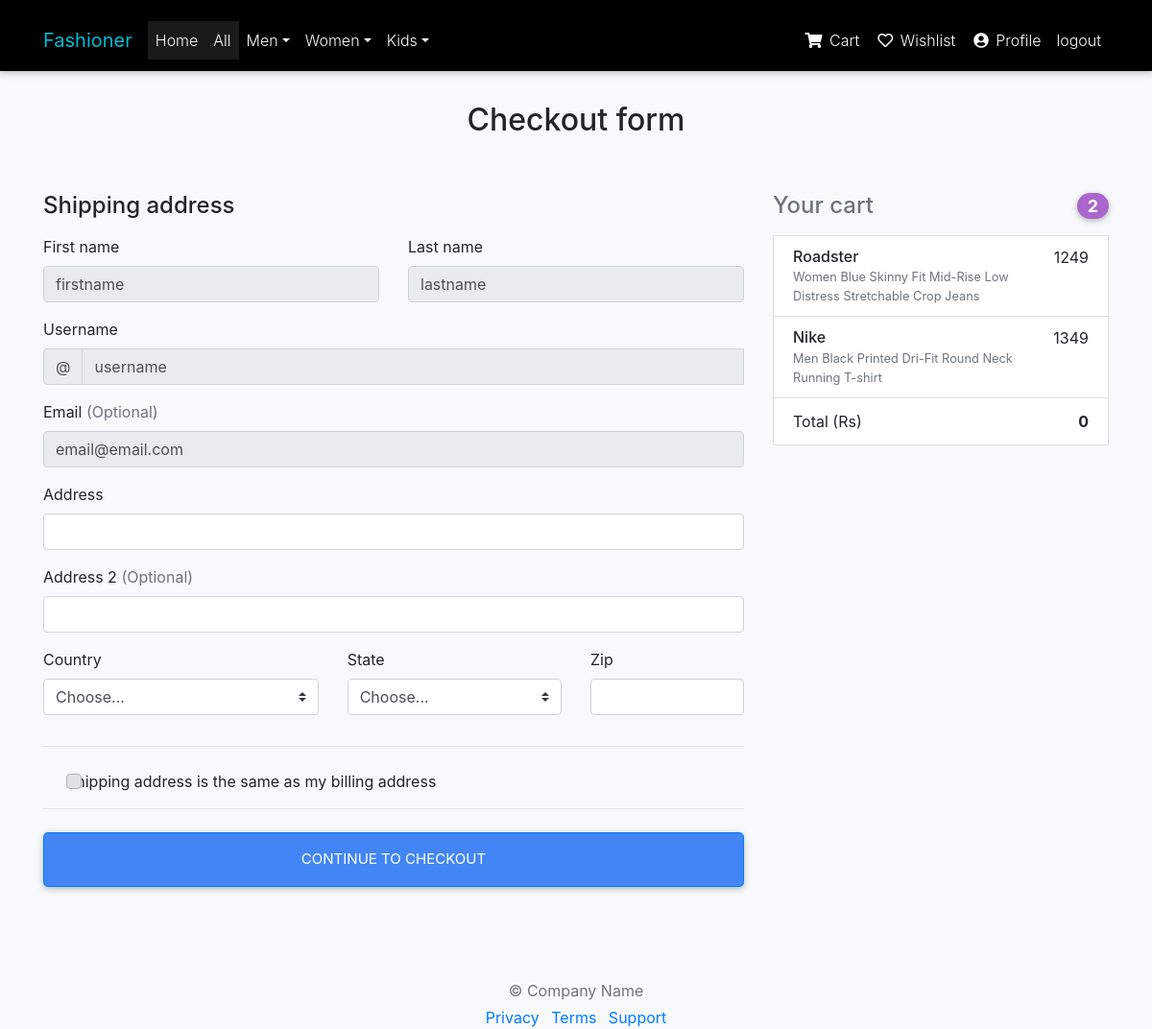
Screenshot of /home/checkout (signed in) with the database file from the repository.
### FashionerMain/models.py (models this page shows)
class Cart(models.Model):
    user = models.ForeignKey(User, on_delete=models.CASCADE)
    product = models.ForeignKey(Product, on_delete=models.DO_NOTHING)
    quantity = models.IntegerField(default=1)
    size = models.CharField(choices=SIZE_CHOISES, max_length=3, default="")
    price = models.IntegerField(default=0)
    ordered = models.BooleanField(default=False)

class Product(models.Model):
    product_name = models.CharField(max_length=100)
    tagline = models.CharField(max_length=100, default="")
    price = models.IntegerField(default=0)
    image1 = models.CharField(max_length = 1000, default="")
    image2 = models.CharField(max_length = 1000, default="")
    image3 = models.CharField(max_length = 1000, default="")
    category = models.ForeignKey(Category, on_delete=models.DO_NOTHING, default="")
    description = models.CharField(max_length = 1000, default="")
    sizes = MultiSelectField(choices = SIZE_CHOISES, default="")

### FashionerMain/views.py (the view)
# urls.py: path('checkout', views.checkout, name='checkout'),
def checkout(request):
    user = request.user
    items = Cart.objects.filter(user = user)
    length = len(items)
    total = 0
    for item in items:
        if(item.ordered == False):
            total = total + item.price
    context = {
        'user': user,
        'items': items,
        'length': length,
        'total': total,
        'men': men,
        'women': women,
        'girls': girls,
        'boys': boys,
    }
    return render(request, "checkout-page.html", context)

### templates/checkout-page.html (shortened to what this page needs)
{% load static %}
<!DOCTYPE html>
<html lang="en"><head><meta http-equiv="Content-Type" content="text/html; charset=UTF-8">
    <link href="{% static 'Checkout example for Bootstrap_files/bootstrap.min.css'%}" rel="stylesheet">
    <link href="{% static 'Checkout example for Bootstrap_files/form-validation.css'%}" rel="stylesheet">
    <link rel="stylesheet" href="https://use.fontawesome.com/releases/v5.11.2/css/all.css">
    <link href="{% static 'css/bootstrap.min.css' %}" rel="stylesheet">
    <link href="{% static 'css/mdb.min.css' %}" rel="stylesheet">
    <link href="{% static 'css/style.min.css' %}" rel="stylesheet">
    </head>
  <body class="bg-light" data-new-gr-c-s-check-loaded="14.997.0" data-gr-ext-installed="">
    {% include "navbar.html" %}
    <div class="container">
    <br><br>
      <div class="py-5 text-center">
        <h2>Checkout form</h2>
      </div>
      <div class="row">
        <div class="col-md-4 order-md-2 mb-4">
          <h4 class="d-flex justify-content-between align-items-center mb-3">
            <span class="text-muted">Your cart</span>
            <span class="badge badge-secondary badge-pill">{{length}}</span>
          </h4>
          <ul class="list-group mb-3">
          {% for item in items %}
            <li class="list-group-item d-flex justify-content-between lh-condensed">
              <div>
                <h6 class="my-0">{{ item.product.product_name }}</h6>
                <small class="text-muted">{{ item.product.tagline }}</small>
              </div>
              <span class="my-0">{{ item.product.price }}</span>
            </li>
          {% endfor %}
            <li class="list-group-item d-flex justify-content-between">
              <span>Total (Rs)</span>
              <strong>{{ total }}</strong>
            </li>
          </ul>
        </div>
        <div class="col-md-8 order-md-1">
          <h4 class="mb-3">Shipping address</h4>
          <form class="needs-validation" novalidate="" action="placeorder" method="POST">
            <div class="row">
              <div class="col-md-6 mb-3">
                <label for="firstName">First name</label>
                <input type="text" class="form-control" id="firstName" placeholder="" value="{{ user.first_name }}" disabled>
              </div>
              <div class="col-md-6 mb-3">
                <label for="lastName">Last name</label>
                <input type="text" class="form-control" id="lastName" placeholder="" value="{{ user.last_name }}" disabled>
              </div>
            </div>
            <div class="mb-3">
              <label for="username">Username</label>
              <div class="input-group">
                <div class="input-group-prepend">
                  <span class="input-group-text">@</span>
                </div>
                <input type="text" class="form-control" id="username" placeholder="Username" value="{{ user.username }}" disabled>
              </div>
            </div>
            <div class="mb-3">
              <label for="email">Email <span class="text-muted">(Optional)</span></label>
              <input type="email" class="form-control" id="email" name="email" placeholder="" value="{{ user.email }}" disabled>
            </div>
            <div class="mb-3">
              <label for="address">Address</label>
              <input type="text" class="form-control" id="address" name="address" placeholder="" required>
            </div>
            <div class="mb-3">
              <label for="address2">Address 2 <span class="text-muted">(Optional)</span></label>
              <input type="text" class="form-control" id="address2" name="address2" placeholder="">
            </div>
            <div class="row">
              <div class="col-md-5 mb-3">
                <label for="country">Country</label>
                <select class="custom-select d-block w-100" id="country" name="country" required>
                  <option value="">Choose...</option>
                </select>
              </div>
              <div class="col-md-4 mb-3">
                <label for="state">State</label>
                <select class="custom-select d-block w-100" id="state" name="state" required>
                  <option value="">Choose...</option>
                </select>
              </div>
              <div class="col-md-3 mb-3">
                <label for="zip">Zip</label>
                <input type="text" class="form-control" id="zip" name="pincode" required>
              </div>
            </div>
            <hr class="mb-4">
            <div class="custom-control custom-checkbox">
              <label class="custom-control-label" for="same-address">Shipping address is the same as my billing address</label>
            </div>
            <hr class="mb-4">
            <button class="btn btn-primary btn-lg btn-block" type="submit">Continue to checkout</button>
          </form>
        </div>
      </div>
      <footer class="my-5 pt-5 text-muted text-center text-small">
        <p class="mb-1">© Company Name</p>
        <ul class="list-inline">
          <li class="list-inline-item"><a href="https://getbootstrap.com/docs/4.0/examples/checkout/#">Privacy</a></li>
          <li class="list-inline-item"><a href="https://getbootstrap.com/docs/4.0/examples/checkout/#">Terms</a></li>
          <li class="list-inline-item"><a href="https://getbootstrap.com/docs/4.0/examples/checkout/#">Support</a></li>
        </ul>
      </footer>
    </div>
</body></html>

### templates/checkout-page.html (style rules this page uses)
.container { margin-top: 10px; }
html, body, header, .carousel { height: 60vh; }

### rows the page displays
Cart: product.product_name "Roadster", product.tagline "Women Blue Skinny Fit Mid-Rise Low Distress Stretchable Crop Jeans", product.price "1249"
Cart: product.product_name "Nike", product.tagline "Men Black Printed Dri-Fit Round Neck Running T-shirt", product.price "1349"

### other values shown
{{ length }} "2"
{{ total }} "0"
